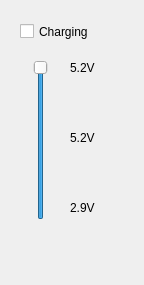
<?xml version="1.0" encoding="UTF-8"?>
<ui version="4.0">
 <class>powerLevel</class>
 <widget class="QDialog" name="powerLevel">
  <property name="geometry">
   <rect>
    <x>0</x>
    <y>0</y>
    <width>144</width>
    <height>285</height>
   </rect>
  </property>
  <property name="windowTitle">
   <string>Dialog</string>
  </property>
  <widget class="QSlider" name="verticalSlider">
   <property name="geometry">
    <rect>
     <x>30</x>
     <y>60</y>
     <width>22</width>
     <height>160</height>
    </rect>
   </property>
   <property name="sliderPosition">
    <number>99</number>
   </property>
   <property name="orientation">
    <enum>Qt::Vertical</enum>
   </property>
  </widget>
  <widget class="QLabel" name="label">
   <property name="geometry">
    <rect>
     <x>70</x>
     <y>60</y>
     <width>55</width>
     <height>16</height>
    </rect>
   </property>
   <property name="text">
    <string>5.2V</string>
   </property>
  </widget>
  <widget class="QLabel" name="label_2">
   <property name="geometry">
    <rect>
     <x>70</x>
     <y>130</y>
     <width>55</width>
     <height>16</height>
    </rect>
   </property>
   <property name="text">
    <string>5.2V</string>
   </property>
  </widget>
  <widget class="QLabel" name="label_3">
   <property name="geometry">
    <rect>
     <x>70</x>
     <y>200</y>
     <width>55</width>
     <height>16</height>
    </rect>
   </property>
   <property name="text">
    <string>2.9V</string>
   </property>
  </widget>
  <widget class="QCheckBox" name="checkBox">
   <property name="geometry">
    <rect>
     <x>20</x>
     <y>20</y>
     <width>92</width>
     <height>23</height>
    </rect>
   </property>
   <property name="text">
    <string>Charging</string>
   </property>
  </widget>
 </widget>
 <resources/>
 <connections/>
</ui>
